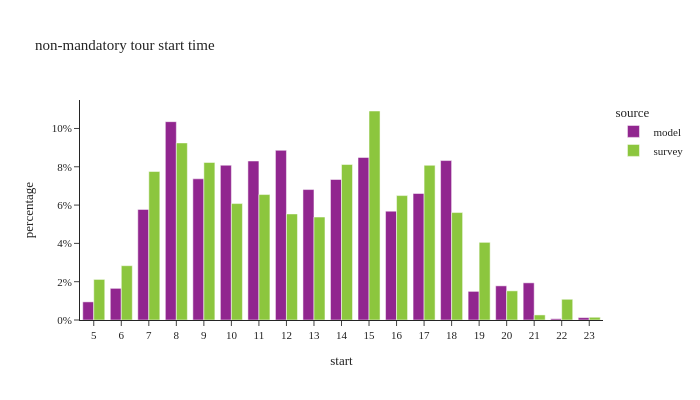

Notebook cell for this chart:
### Markdown cell above
## non-mandatory tour start time

### Code cell
df_plot = non_m_tour_data.groupby(['source','start'])[['tour_weight']].sum().reset_index()
df_plot['percentage'] = df_plot.groupby(['source'], group_keys=False)['tour_weight']. \
    apply(lambda x: x / float(x.sum()))

fig = px.bar(df_plot, x="start", y="percentage", color="source",barmode="group",
             title="non-mandatory tour start time")
fig.for_each_annotation(lambda a: a.update(text = a.text.split("=")[-1]))
fig.update_layout(height=400, width=700, yaxis=dict(tickformat=".0%"), xaxis=dict(dtick="1"))
fig.show()

### Figure 1 — Plotly figure (JSON) as saved in the notebook; plotly's stock layout.template omitted (floating-point values rounded to 4 significant figures)
{"data": [{"alignmentgroup": "True", "hovertemplate": "source=model<br>start=%{x}<br>percentage=%{y}<extra></extra>", "legendgroup": "model", "marker": {"color": "#91268F", "pattern": {"shape": ""}}, "name": "model", "offsetgroup": "model", "orientation": "v", "showlegend": true, "textposition": "auto", "type": "bar", "x": [5.0, 6.0, 7.0, 8.0, 9.0, 10.0, 11.0, 12.0, 13.0, 14.0, 15.0, 16.0, 17.0, 18.0, 19.0, 20.0, 21.0, 22.0, 23.0], "xaxis": "x", "y": [0.009467, 0.01653, 0.05775, 0.1036, 0.07372, 0.08082, 0.08301, 0.0886, 0.06811, 0.07336, 0.08488, 0.05683, 0.06605, 0.08325, 0.01495, 0.01783, 0.01941, 0.0006502, 0.001242], "yaxis": "y"}, {"alignmentgroup": "True", "hovertemplate": "source=survey<br>start=%{x}<br>percentage=%{y}<extra></extra>", "legendgroup": "survey", "marker": {"color": "#8CC63E", "pattern": {"shape": ""}}, "name": "survey", "offsetgroup": "survey", "orientation": "v", "showlegend": true, "textposition": "auto", "type": "bar", "x": [5.0, 6.0, 7.0, 8.0, 9.0, 10.0, 11.0, 12.0, 13.0, 14.0, 15.0, 16.0, 17.0, 18.0, 19.0, 20.0, 21.0, 22.0, 23.0], "xaxis": "x", "y": [0.02119, 0.02835, 0.07752, 0.09246, 0.08226, 0.06079, 0.06549, 0.05538, 0.05375, 0.08117, 0.1091, 0.06496, 0.08077, 0.0561, 0.04055, 0.01522, 0.002652, 0.01082, 0.001435], "yaxis": "y"}], "layout": {"barmode": "group", "height": 400, "legend": {"title": {"text": "source"}, "tracegroupgap": 0}, "title": {"text": "non-mandatory tour start time"}, "width": 700, "xaxis": {"anchor": "y", "domain": [0, 1], "dtick": "1", "title": {"text": "start"}}, "yaxis": {"anchor": "x", "domain": [0, 1], "tickformat": ".0%", "title": {"text": "percentage"}}}}
